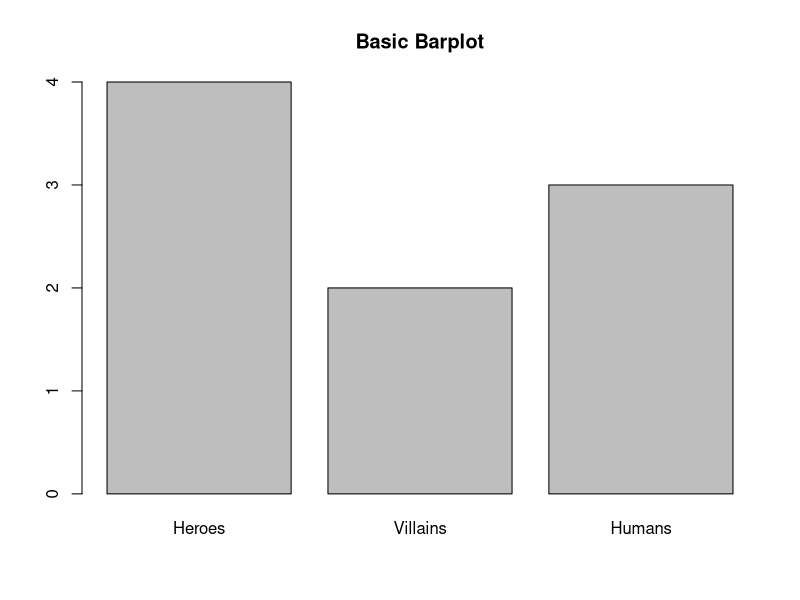
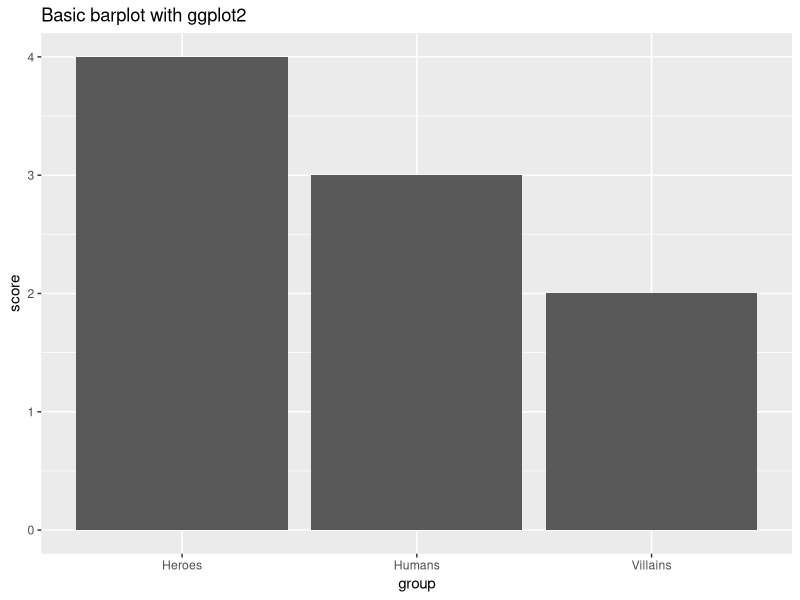
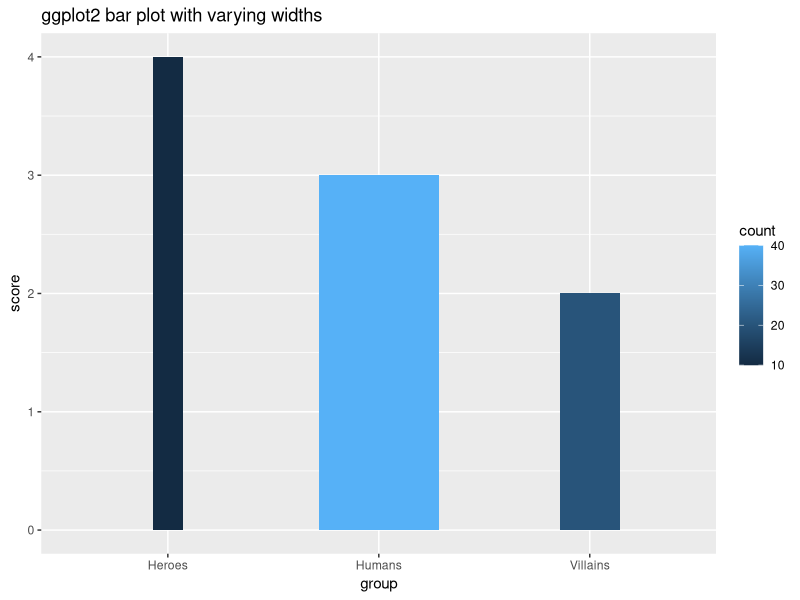
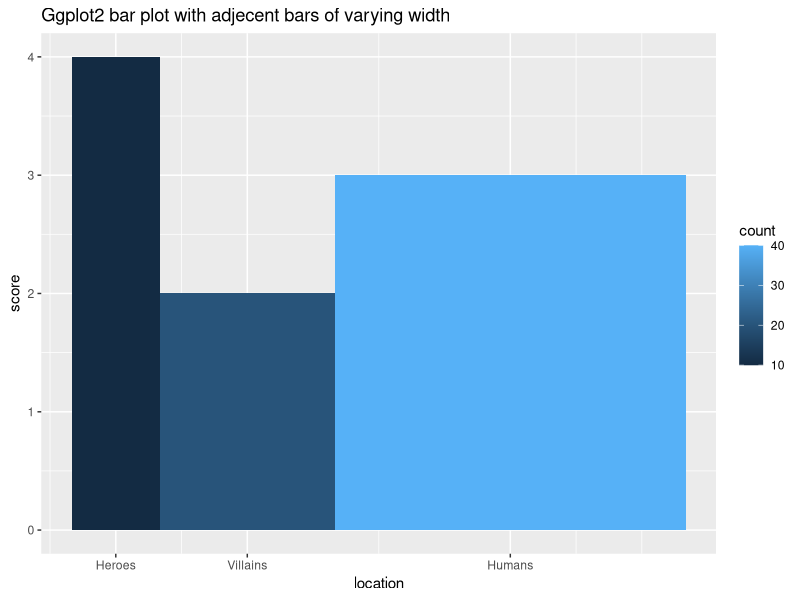
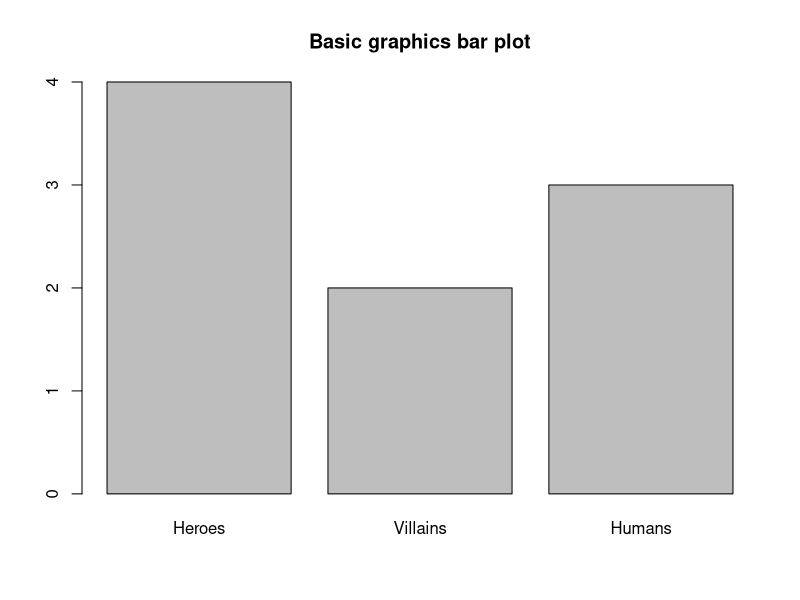
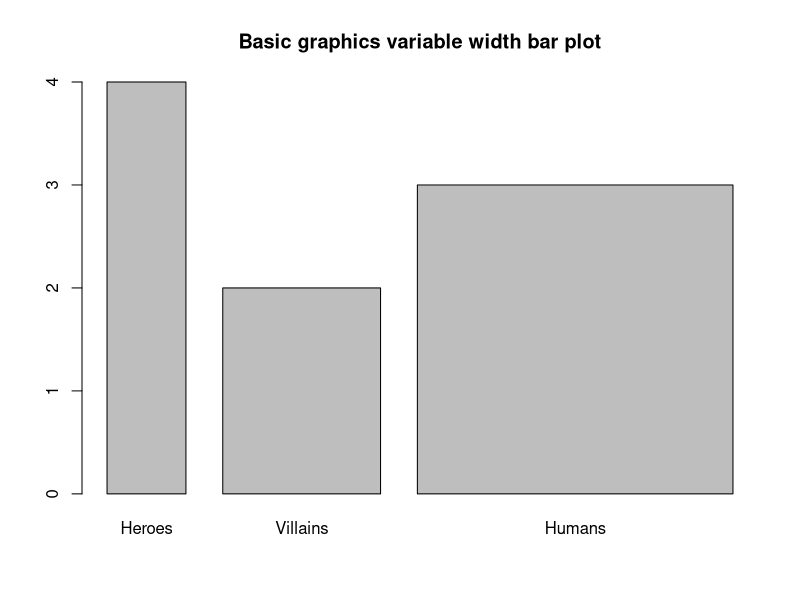
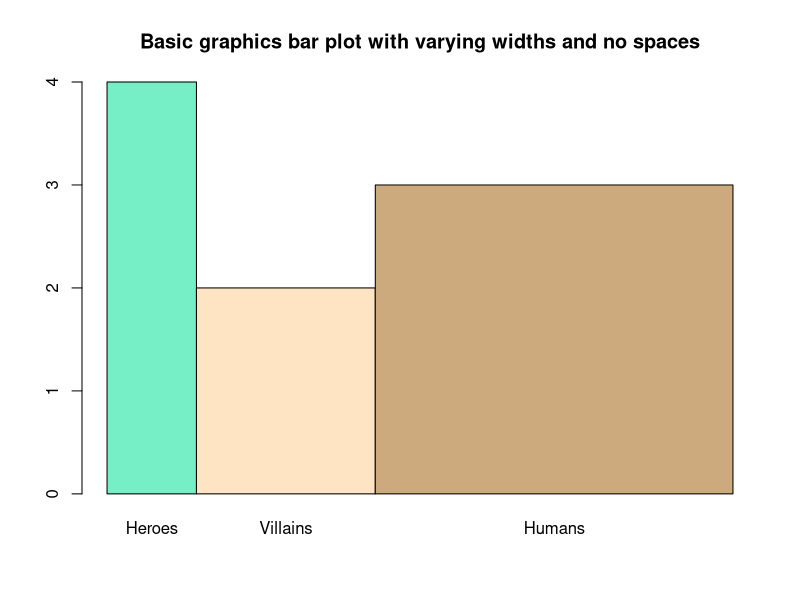

These charts were generated, in order, by the following R code:
## ---- chunk 1
# set a working directory
setwd("C:/oneDrive/chunksR/art1")
# create a dataframe with 3 groups of people,
# some score and count of the people
data <- data.frame(group = c("Heroes", "Villains", "Humans"),
                   score = c(4,2,3),
                   count = c(10,20,40))

# show the dataset
data

# create a basic barplot
barplot(data[, 2],names.arg =  data[,1],
        main = "Basic Barplot")

## ---- chunk 2
# load the ggplot2 package
library(ggplot2)

# create a basic bar chart
ggplot(data, aes(x = group, y = score)) +
        geom_bar(stat="identity") +
        # add a title
        ggtitle("Basic barplot with ggplot2")

## ---- chunk 3

ggplot(data, aes(x = group,
                 y = score,
                 width = count/sum(count),
                 fill = count)) +
        geom_bar(stat = "identity") +
        ggtitle("ggplot2 bar plot with varying widths")

## ---- chunk 4
# calculate width of bars
data$width <- data$count/sum(data$count)

# calculate location of the tick marks
data$location <- cumsum(data$width) - data$width/2

# create a bar plot
ggplot(data, aes(x = location,
                 y = score, 
                 fill = count, 
                 width = width)) +
        geom_bar(stat = "identity") +
        scale_x_continuous(breaks = data$location, labels = data$group) +
        ggtitle("Ggplot2 bar plot with adjecent bars of varying width")

## ---- chunk 5
barplot(data$score, names.arg = data$group)
title("Basic graphics bar plot")

## ---- chunk 6
barplot(data$score, width = data$width, names.arg = data$group)
title("Basic graphics variable width bar plot")

## ---- chunk 7
barplot(data$score,
        width = data$width, 
        space = 0, 
        names.arg = data$group,
        col = colors()[data$count])
title("Basic graphics bar plot with varying widths and no spaces")
